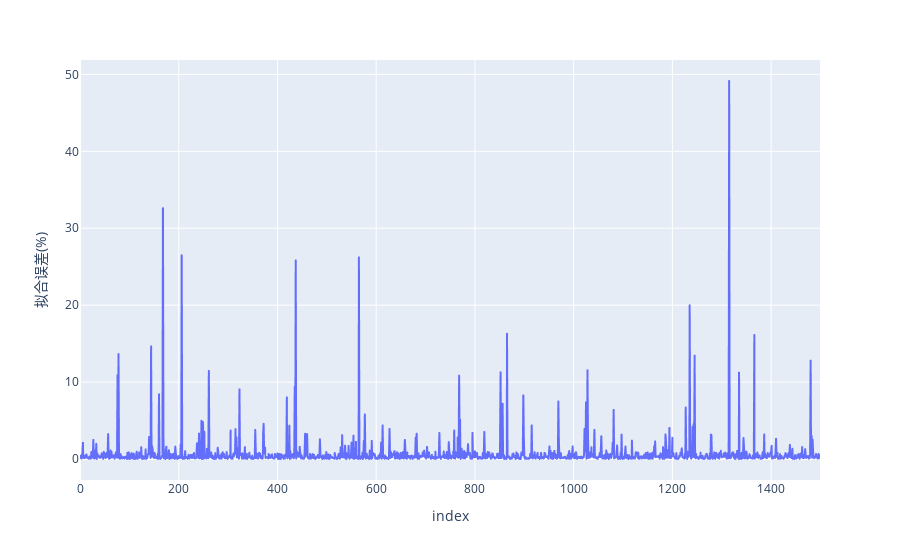

Here is the notebook cell this chart was saved with:
### Code cell
import plotly.express as px
df=pd.DataFrame(error1)
df.columns=['拟合误差(%)']
fig = px.line(df,y='拟合误差(%)')
#fig = px.bar(df, x=df.index, y='拟合误差')
#fig = px.area(df) 
fig.show()

### Figure 1 — Plotly figure (JSON) as saved in the notebook; plotly's stock layout.template omitted (floating-point values rounded to 4 significant figures; data arrays with more than 128 entries replaced by an {"elided": "..."} marker saying what was removed)
{"data": [{"hovertemplate": "index=%{x}<br>拟合误差(%)=%{y}<extra></extra>", "legendgroup": "", "line": {"color": "#636efa", "dash": "solid"}, "mode": "lines", "name": "", "showlegend": false, "type": "scattergl", "x": {"elided": "1500 int values"}, "xaxis": "x", "y": {"elided": "1500 float values"}, "yaxis": "y"}], "layout": {"legend": {"tracegroupgap": 0}, "margin": {"t": 60}, "xaxis": {"anchor": "y", "domain": [0, 1], "title": {"text": "index"}}, "yaxis": {"anchor": "x", "domain": [0, 1], "title": {"text": "拟合误差(%)"}}}}
